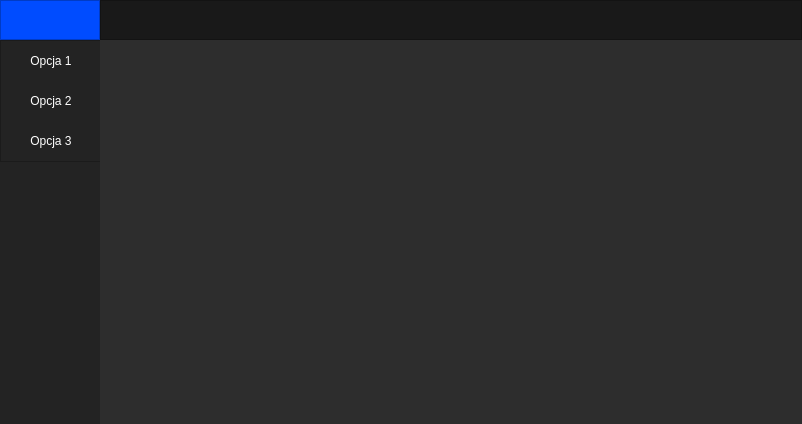
<?xml version="1.0" encoding="UTF-8"?>
<ui version="4.0">
 <class>MainWindow</class>
 <widget class="QMainWindow" name="MainWindow">
  <property name="geometry">
   <rect>
    <x>0</x>
    <y>0</y>
    <width>802</width>
    <height>424</height>
   </rect>
  </property>
  <property name="windowTitle">
   <string>MainWindow</string>
  </property>
  <property name="styleSheet">
   <string notr="true">background-color: rgb(45, 45, 45);</string>
  </property>
  <widget class="QWidget" name="centralwidget">
   <layout class="QVBoxLayout" name="verticalLayout">
    <property name="spacing">
     <number>0</number>
    </property>
    <property name="leftMargin">
     <number>0</number>
    </property>
    <property name="topMargin">
     <number>0</number>
    </property>
    <property name="rightMargin">
     <number>0</number>
    </property>
    <property name="bottomMargin">
     <number>0</number>
    </property>
    <item>
     <widget class="QFrame" name="Frame_Top_Bar">
      <property name="minimumSize">
       <size>
        <width>0</width>
        <height>40</height>
       </size>
      </property>
      <property name="maximumSize">
       <size>
        <width>16777215</width>
        <height>45</height>
       </size>
      </property>
      <property name="styleSheet">
       <string notr="true">background-color: rgb(25, 25, 25);</string>
      </property>
      <property name="frameShape">
       <enum>QFrame::NoFrame</enum>
      </property>
      <property name="frameShadow">
       <enum>QFrame::Raised</enum>
      </property>
      <layout class="QHBoxLayout" name="horizontalLayout_2">
       <property name="spacing">
        <number>0</number>
       </property>
       <property name="leftMargin">
        <number>0</number>
       </property>
       <property name="topMargin">
        <number>0</number>
       </property>
       <property name="rightMargin">
        <number>0</number>
       </property>
       <property name="bottomMargin">
        <number>0</number>
       </property>
       <item>
        <widget class="QFrame" name="frame">
         <property name="minimumSize">
          <size>
           <width>100</width>
           <height>40</height>
          </size>
         </property>
         <property name="maximumSize">
          <size>
           <width>100</width>
           <height>40</height>
          </size>
         </property>
         <property name="styleSheet">
          <string notr="true">background-color: rgb(0, 76, 255);</string>
         </property>
         <property name="frameShape">
          <enum>QFrame::StyledPanel</enum>
         </property>
         <property name="frameShadow">
          <enum>QFrame::Raised</enum>
         </property>
        </widget>
       </item>
       <item>
        <widget class="QFrame" name="frame_2">
         <property name="minimumSize">
          <size>
           <width>0</width>
           <height>40</height>
          </size>
         </property>
         <property name="maximumSize">
          <size>
           <width>16777215</width>
           <height>40</height>
          </size>
         </property>
         <property name="frameShape">
          <enum>QFrame::StyledPanel</enum>
         </property>
         <property name="frameShadow">
          <enum>QFrame::Raised</enum>
         </property>
        </widget>
       </item>
      </layout>
     </widget>
    </item>
    <item>
     <widget class="QFrame" name="Frame_Content_Bar">
      <property name="minimumSize">
       <size>
        <width>0</width>
        <height>40</height>
       </size>
      </property>
      <property name="frameShape">
       <enum>QFrame::NoFrame</enum>
      </property>
      <property name="frameShadow">
       <enum>QFrame::Raised</enum>
      </property>
      <layout class="QHBoxLayout" name="horizontalLayout">
       <property name="spacing">
        <number>0</number>
       </property>
       <property name="leftMargin">
        <number>0</number>
       </property>
       <property name="topMargin">
        <number>0</number>
       </property>
       <property name="rightMargin">
        <number>0</number>
       </property>
       <property name="bottomMargin">
        <number>0</number>
       </property>
       <item>
        <widget class="QFrame" name="Frame_Menu">
         <property name="maximumSize">
          <size>
           <width>100</width>
           <height>1080</height>
          </size>
         </property>
         <property name="styleSheet">
          <string notr="true">background-color: rgb(35, 35, 35);</string>
         </property>
         <property name="frameShape">
          <enum>QFrame::NoFrame</enum>
         </property>
         <property name="frameShadow">
          <enum>QFrame::Raised</enum>
         </property>
         <layout class="QVBoxLayout" name="verticalLayout_2">
          <property name="spacing">
           <number>0</number>
          </property>
          <property name="leftMargin">
           <number>0</number>
          </property>
          <property name="topMargin">
           <number>0</number>
          </property>
          <property name="rightMargin">
           <number>0</number>
          </property>
          <property name="bottomMargin">
           <number>0</number>
          </property>
          <item alignment="Qt::AlignTop">
           <widget class="QFrame" name="Frame_Menu_Bar">
            <property name="frameShape">
             <enum>QFrame::StyledPanel</enum>
            </property>
            <property name="frameShadow">
             <enum>QFrame::Raised</enum>
            </property>
            <layout class="QVBoxLayout" name="verticalLayout_3">
             <property name="spacing">
              <number>0</number>
             </property>
             <property name="leftMargin">
              <number>0</number>
             </property>
             <property name="topMargin">
              <number>0</number>
             </property>
             <property name="rightMargin">
              <number>0</number>
             </property>
             <property name="bottomMargin">
              <number>0</number>
             </property>
             <item>
              <widget class="QPushButton" name="Opcja1">
               <property name="minimumSize">
                <size>
                 <width>100</width>
                 <height>40</height>
                </size>
               </property>
               <property name="maximumSize">
                <size>
                 <width>100</width>
                 <height>16777215</height>
                </size>
               </property>
               <property name="styleSheet">
                <string notr="true">QPushButton{
	color:rgb(255, 255, 255);
	background-color:rbg(35, 35, 35);
	border: 0px solid;
}
QPushButton:hover {
	background-color:rbg(85, 170, 255);

}</string>
               </property>
               <property name="text">
                <string>Opcja 1</string>
               </property>
              </widget>
             </item>
             <item>
              <widget class="QPushButton" name="Opcja2">
               <property name="minimumSize">
                <size>
                 <width>100</width>
                 <height>40</height>
                </size>
               </property>
               <property name="maximumSize">
                <size>
                 <width>100</width>
                 <height>16777215</height>
                </size>
               </property>
               <property name="styleSheet">
                <string notr="true">QPushButton{
	color:rgb(255, 255, 255);
	background-color:rbg(35, 35, 35);
	border: 0px solid;
}
QPushButton:hover {
	background-color:rbg(85, 170, 255);

}</string>
               </property>
               <property name="text">
                <string>Opcja 2</string>
               </property>
              </widget>
             </item>
             <item>
              <widget class="QPushButton" name="Opcja3">
               <property name="minimumSize">
                <size>
                 <width>100</width>
                 <height>40</height>
                </size>
               </property>
               <property name="maximumSize">
                <size>
                 <width>100</width>
                 <height>16777215</height>
                </size>
               </property>
               <property name="styleSheet">
                <string notr="true">QPushButton{
	color:rgb(255, 255, 255);
	background-color:rbg(35, 35, 35);
	border: 0px solid;
}
QPushButton:hover {
	background-color:rbg(85, 170, 255);

}</string>
               </property>
               <property name="text">
                <string>Opcja 3</string>
               </property>
              </widget>
             </item>
            </layout>
           </widget>
          </item>
         </layout>
        </widget>
       </item>
       <item>
        <widget class="QFrame" name="Frame_Pages">
         <property name="frameShape">
          <enum>QFrame::NoFrame</enum>
         </property>
         <property name="frameShadow">
          <enum>QFrame::Raised</enum>
         </property>
         <layout class="QVBoxLayout" name="verticalLayout_4">
          <item>
           <widget class="QStackedWidget" name="Pages_Widget">
            <property name="currentIndex">
             <number>0</number>
            </property>
            <widget class="QWidget" name="page_1"/>
            <widget class="QWidget" name="page_3"/>
           </widget>
          </item>
         </layout>
        </widget>
       </item>
      </layout>
     </widget>
    </item>
   </layout>
   <zorder>Frame_Content_Bar</zorder>
   <zorder>Frame_Top_Bar</zorder>
  </widget>
 </widget>
 <resources/>
 <connections/>
</ui>
